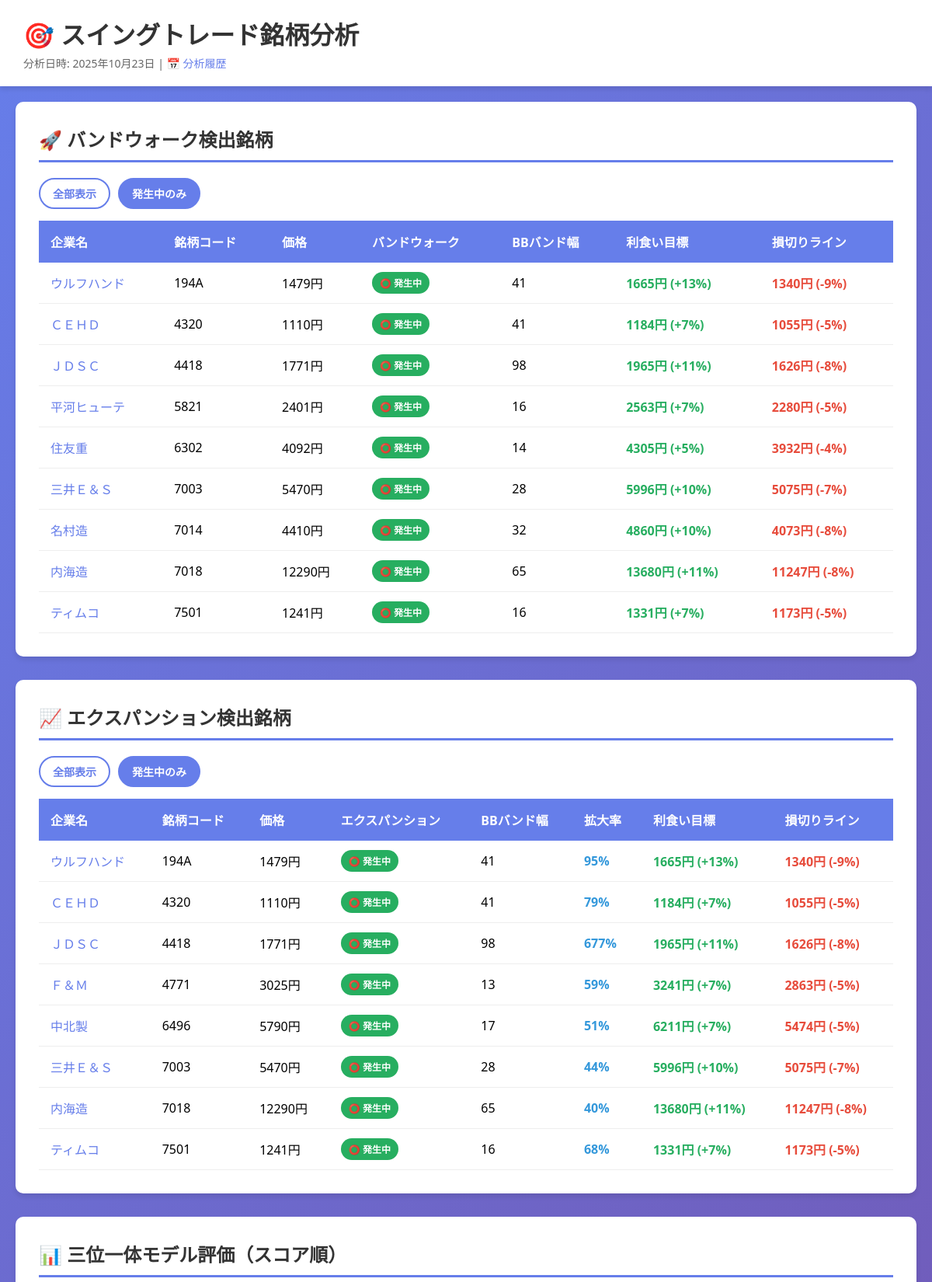
/report.php?date=2025-10-23 (upper part), run on the app's committed database.
### tables this page shows
CREATE TABLE bandwalk_results (
					id INTEGER PRIMARY KEY AUTOINCREMENT,
					analysis_date TEXT NOT NULL,
					code TEXT NOT NULL,
					is_bandwalk INTEGER NOT NULL,
					price REAL NOT NULL,
					bb_width REAL NOT NULL,
					profit_target REAL,
					stop_loss REAL,
					created_at TIMESTAMP DEFAULT CURRENT_TIMESTAMP,
					FOREIGN KEY (code) REFERENCES companies(code),
					UNIQUE(analysis_date, code)
				);

CREATE TABLE companies (
					code TEXT PRIMARY KEY,
					name TEXT NOT NULL
				);

CREATE TABLE expansion_results (
					id INTEGER PRIMARY KEY AUTOINCREMENT,
					analysis_date TEXT NOT NULL,
					code TEXT NOT NULL,
					is_expansion INTEGER NOT NULL,
					price REAL NOT NULL,
					bb_width REAL NOT NULL,
					expansion_rate REAL NOT NULL,
					profit_target REAL,
					stop_loss REAL,
					created_at TIMESTAMP DEFAULT CURRENT_TIMESTAMP,
					FOREIGN KEY (code) REFERENCES companies(code),
					UNIQUE(analysis_date, code)
				);

### report.php (the view, shortened to what this page needs)
<?php
$db_path = __DIR__ . '/stock_analysis.db';
try {
	$pdo = new PDO('sqlite:' . $db_path);
	$pdo->setAttribute(PDO::ATTR_ERRMODE, PDO::ERRMODE_EXCEPTION);
} catch (PDOException $e) {
	die('データベース接続エラー: ' . $e->getMessage());
}
$analysis_date = isset($_GET['date']) ? $_GET['date'] : date('Y-m-d');
$stmt = $pdo->prepare('
	SELECT ar.*, c.name as company_name
	FROM analysis_results ar
	LEFT JOIN companies c ON ar.code = c.code
	WHERE ar.analysis_date = ?
	ORDER BY ar.score DESC
');
$stmt->execute([$analysis_date]);
$trinity_results = $stmt->fetchAll(PDO::FETCH_ASSOC);
$stmt = $pdo->prepare('
	SELECT br.*, c.name as company_name
	FROM bandwalk_results br
	LEFT JOIN companies c ON br.code = c.code
	WHERE br.analysis_date = ?
	ORDER BY br.code
');
$stmt->execute([$analysis_date]);
$bandwalk_results = $stmt->fetchAll(PDO::FETCH_ASSOC);
$stmt = $pdo->prepare('
	SELECT er.*, c.name as company_name
	FROM expansion_results er
	LEFT JOIN companies c ON er.code = c.code
	WHERE er.analysis_date = ?
	ORDER BY er.code
');
$stmt->execute([$analysis_date]);
$expansion_results = $stmt->fetchAll(PDO::FETCH_ASSOC);
$date_obj = DateTime::createFromFormat('Y-m-d', $analysis_date);
$today = $date_obj->format('Y年m月d日');
function format_price($price) {
	return (int)round($price) . '円';
}
function format_percentage($current_price, $target_price) {
	$percentage = (($target_price - $current_price) / $current_price) * 100;
	$price_str = format_price($target_price);
	return $price_str . ' (' . sprintf('%+d', (int)round($percentage)) . '%)';
}
?>
<!DOCTYPE html>
<html lang="ja">
<head>
</head>
<body>
	<div class="header">
		<h1>🎯 スイングトレード銘柄分析</h1>
		<p>分析日時: <?php echo htmlspecialchars($today); ?> | <a href="index.php">📅 分析履歴</a></p>
	</div>
	<div class="content">
		<div class="container">
			<?php if (count($bandwalk_results) > 0): ?>
				<div class="section">
					<h2>🚀 バンドウォーク検出銘柄</h2>
					<div style="margin-bottom: 15px; display: flex; gap: 10px;">
						<button class="filter-btn" onclick="filterBandwalk('all', this)">全部表示</button>
						<button class="filter-btn active" onclick="filterBandwalk('active', this)">発生中のみ</button>
					</div>
					<table id="bandwalk-table">
						<thead>
							<tr>
								<th>企業名</th>
								<th>銘柄コード</th>
								<th>価格</th>
								<th>バンドウォーク</th>
								<th>BBバンド幅</th>
								<th>利食い目標</th>
								<th>損切りライン</th>
							</tr>
						</thead>
						<tbody>
							<?php foreach ($bandwalk_results as $row): ?>
								<?php $is_bandwalk = $row['is_bandwalk'] ? true : false; ?>
								<tr class="bandwalk-row" data-bandwalk="<?php echo $is_bandwalk ? 'active' : 'inactive'; ?>">
									<td><a href="https://kabutan.jp/stock/chart?code=<?php echo htmlspecialchars($row['code']); ?>" target="_blank"><?php echo htmlspecialchars($row['company_name']); ?></a></td>
									<td><?php echo htmlspecialchars($row['code']); ?></td>
									<td><?php echo format_price($row['price']); ?></td>
									<td><span class="badge <?php echo $is_bandwalk ? 'badge-yes' : 'badge-no'; ?>"><?php echo $is_bandwalk ? '⭕ 発生中' : '❌ なし'; ?></span></td>
									<td><?php echo (int)$row['bb_width']; ?></td>
									<td style="color: #27ae60; font-weight: bold;"><?php echo format_percentage($row['price'], $row['profit_target']); ?></td>
									<td style="color: #e74c3c; font-weight: bold;"><?php echo format_percentage($row['price'], $row['stop_loss']); ?></td>
								</tr>
							<?php endforeach; ?>
						</tbody>
					</table>
				</div>
			<?php endif; ?>
			<?php if (count($expansion_results) > 0): ?>
				<div class="section">
					<h2>📈 エクスパンション検出銘柄</h2>
					<div style="margin-bottom: 15px; display: flex; gap: 10px;">
						<button class="filter-btn" onclick="filterExpansion('all', this)">全部表示</button>
						<button class="filter-btn active" onclick="filterExpansion('active', this)">発生中のみ</button>
					</div>
					<table id="expansion-table">
						<thead>
							<tr>
								<th>企業名</th>
								<th>銘柄コード</th>
								<th>価格</th>
								<th>エクスパンション</th>
								<th>BBバンド幅</th>
								<th>拡大率</th>
								<th>利食い目標</th>
								<th>損切りライン</th>
							</tr>
						</thead>
						<tbody>
							<?php foreach ($expansion_results as $row): ?>
								<?php $is_expansion = $row['is_expansion'] ? true : false; ?>
								<tr class="expansion-row" data-expansion="<?php echo $is_expansion ? 'active' : 'inactive'; ?>">
									<td><a href="https://kabutan.jp/stock/chart?code=<?php echo htmlspecialchars($row['code']); ?>" target="_blank"><?php echo htmlspecialchars($row['company_name']); ?></a></td>
									<td><?php echo htmlspecialchars($row['code']); ?></td>
									<td><?php echo format_price($row['price']); ?></td>
									<td><span class="badge <?php echo $is_expansion ? 'badge-yes' : 'badge-no'; ?>"><?php echo $is_expansion ? '⭕ 発生中' : '❌ なし'; ?></span></td>
									<td><?php echo (int)$row['bb_width']; ?></td>
									<td style="color: #3498db; font-weight: bold;"><?php echo (int)$row['expansion_rate']; ?>%</td>
									<td style="color: #27ae60; font-weight: bold;"><?php echo format_percentage($row['price'], $row['profit_target']); ?></td>
									<td style="color: #e74c3c; font-weight: bold;"><?php echo format_percentage($row['price'], $row['stop_loss']); ?></td>
								</tr>
							<?php endforeach; ?>
						</tbody>
					</table>
				</div>
			<?php endif; ?>
			<?php if (count($trinity_results) > 0): ?>
				<div class="section">
					<h2>📊 三位一体モデル評価（スコア順）</h2>
				</div>
			<?php else: ?>
				<div class="section">
					<p style="text-align: center; color: #999;">この日付の分析結果がありません。</p>
				</div>
			<?php endif; ?>
		</div>
	</div>
</body>
</html>

### report.php (style rules this page uses)
* { margin: 0; padding: 0; box-sizing: border-box; }
body { font-family: 'Segoe UI', Tahoma, Geneva, Verdana, sans-serif; background: linear-gradient(135deg, #667eea 0%, #764ba2 100%); min-height: 100vh; display: flex; flex-direction: column; }
.container { max-width: 1200px; margin: 0 auto; width: 100%; }
.header { background: white; padding: 20px 30px; box-shadow: 0 4px 6px rgba(0, 0, 0, 0.1); flex-shrink: 0; }
.header h1 { color: #333; margin-bottom: 5px; }
.header p { color: #666; font-size: 14px; }
.header a { color: #667eea; text-decoration: none; margin-right: 20px; }
.content { flex: 1; overflow-y: auto; padding: 20px; }
.section { background: white; padding: 30px; border-radius: 10px; margin-bottom: 30px; box-shadow: 0 4px 6px rgba(0, 0, 0, 0.1); }
.section h2 { color: #333; margin-bottom: 20px; border-bottom: 3px solid #667eea; padding-bottom: 10px; }
table { width: 100%; border-collapse: collapse; }
th { background: #667eea; color: white; padding: 15px; text-align: left; font-weight: 600; }
td { padding: 12px 15px; border-bottom: 1px solid #eee; }
table a { color: #667eea; text-decoration: none; font-weight: 500; }
.badge { display: inline-block; padding: 5px 10px; border-radius: 20px; font-size: 12px; font-weight: bold; }
.badge-yes { background: #27ae60; color: white; }
.filter-btn { padding: 8px 16px; border: 2px solid #667eea; background: white; color: #667eea; border-radius: 20px; cursor: pointer; font-weight: 600; font-size: 14px; transition: all 0.3s ease; }
.filter-btn.active { background: #667eea; color: white; }

### data on the page
bandwalk_results: code.name "ウルフハンド", code "194A", price "1479円", is_bandwalk "⭕ 発生中", bb_width "41", format_percentage($row['price'], $row['profit_target']) "1665円 (+13%)", format_percentage($row['price'], $row['stop_loss']) "1340円 (-9%)"
bandwalk_results: code.name "ＣＥＨＤ", code "4320", price "1110円", is_bandwalk "⭕ 発生中", bb_width "41", format_percentage($row['price'], $row['profit_target']) "1184円 (+7%)", format_percentage($row['price'], $row['stop_loss']) "1055円 (-5%)"
bandwalk_results: code.name "ＪＤＳＣ", code "4418", price "1771円", is_bandwalk "⭕ 発生中", bb_width "98", format_percentage($row['price'], $row['profit_target']) "1965円 (+11%)", format_percentage($row['price'], $row['stop_loss']) "1626円 (-8%)"
bandwalk_results: code.name "平河ヒューテ", code "5821", price "2401円", is_bandwalk "⭕ 発生中", bb_width "16", format_percentage($row['price'], $row['profit_target']) "2563円 (+7%)", format_percentage($row['price'], $row['stop_loss']) "2280円 (-5%)"
bandwalk_results: code.name "住友重", code "6302", price "4092円", is_bandwalk "⭕ 発生中", bb_width "14", format_percentage($row['price'], $row['profit_target']) "4305円 (+5%)", format_percentage($row['price'], $row['stop_loss']) "3932円 (-4%)"
bandwalk_results: code.name "三井Ｅ＆Ｓ", code "7003", price "5470円", is_bandwalk "⭕ 発生中", bb_width "28", format_percentage($row['price'], $row['profit_target']) "5996円 (+10%)", format_percentage($row['price'], $row['stop_loss']) "5075円 (-7%)"
bandwalk_results: code.name "名村造", code "7014", price "4410円", is_bandwalk "⭕ 発生中", bb_width "32", format_percentage($row['price'], $row['profit_target']) "4860円 (+10%)", format_percentage($row['price'], $row['stop_loss']) "4073円 (-8%)"
bandwalk_results: code.name "内海造", code "7018", price "12290円", is_bandwalk "⭕ 発生中", bb_width "65", format_percentage($row['price'], $row['profit_target']) "13680円 (+11%)", format_percentage($row['price'], $row['stop_loss']) "11247円 (-8%)"
bandwalk_results: code.name "ティムコ", code "7501", price "1241円", is_bandwalk "⭕ 発生中", bb_width "16", format_percentage($row['price'], $row['profit_target']) "1331円 (+7%)", format_percentage($row['price'], $row['stop_loss']) "1173円 (-5%)"
expansion_results: code.name "ウルフハンド", code "194A", price "1479円", is_expansion "⭕ 発生中", bb_width "41", expansion_rate "95", format_percentage($row['price'], $row['profit_target']) "1665円 (+13%)", format_percentage($row['price'], $row['stop_loss']) "1340円 (-9%)"
expansion_results: code.name "ＣＥＨＤ", code "4320", price "1110円", is_expansion "⭕ 発生中", bb_width "41", expansion_rate "79", format_percentage($row['price'], $row['profit_target']) "1184円 (+7%)", format_percentage($row['price'], $row['stop_loss']) "1055円 (-5%)"
expansion_results: code.name "ＪＤＳＣ", code "4418", price "1771円", is_expansion "⭕ 発生中", bb_width "98", expansion_rate "677", format_percentage($row['price'], $row['profit_target']) "1965円 (+11%)", format_percentage($row['price'], $row['stop_loss']) "1626円 (-8%)"
expansion_results: code.name "Ｆ＆Ｍ", code "4771", price "3025円", is_expansion "⭕ 発生中", bb_width "13", expansion_rate "59", format_percentage($row['price'], $row['profit_target']) "3241円 (+7%)", format_percentage($row['price'], $row['stop_loss']) "2863円 (-5%)"
expansion_results: code.name "中北製", code "6496", price "5790円", is_expansion "⭕ 発生中", bb_width "17", expansion_rate "51", format_percentage($row['price'], $row['profit_target']) "6211円 (+7%)", format_percentage($row['price'], $row['stop_loss']) "5474円 (-5%)"
expansion_results: code.name "三井Ｅ＆Ｓ", code "7003", price "5470円", is_expansion "⭕ 発生中", bb_width "28", expansion_rate "44", format_percentage($row['price'], $row['profit_target']) "5996円 (+10%)", format_percentage($row['price'], $row['stop_loss']) "5075円 (-7%)"
expansion_results: code.name "内海造", code "7018", price "12290円", is_expansion "⭕ 発生中", bb_width "65", expansion_rate "40", format_percentage($row['price'], $row['profit_target']) "13680円 (+11%)", format_percentage($row['price'], $row['stop_loss']) "11247円 (-8%)"
expansion_results: code.name "ティムコ", code "7501", price "1241円", is_expansion "⭕ 発生中", bb_width "16", expansion_rate "68", format_percentage($row['price'], $row['profit_target']) "1331円 (+7%)", format_percentage($row['price'], $row['stop_loss']) "1173円 (-5%)"

### other printed values
$today "2025年10月23日"
